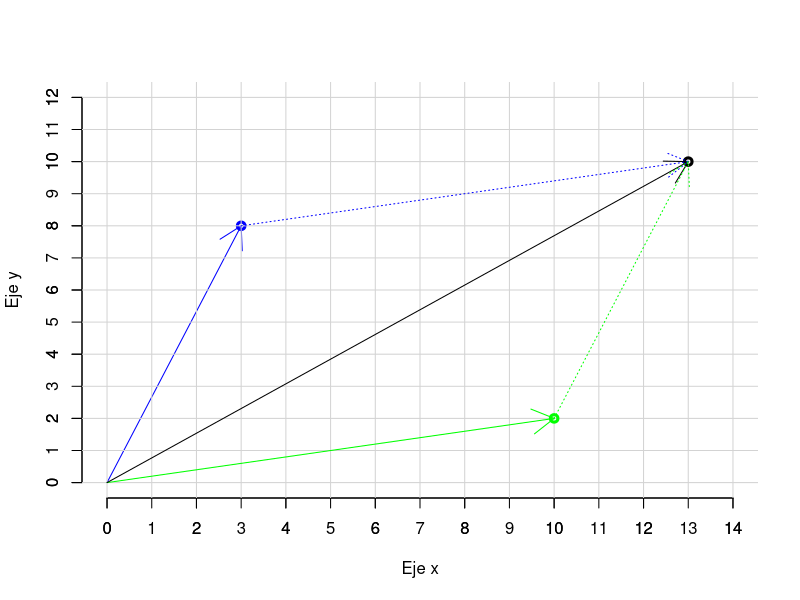

R code for this plot:


plot(3,8, xlim=c(0,14), ylim=c(0,12), xlab="Eje x", ylab="Eje y", lwd=3, col="blue", bty="n")
axis(side = 1, 0:14)
axis(side = 2, 0:12)
arrows(0,0,3,8,col="blue")
abline(h = pretty(0:12, 12), v = pretty(0:14, 14), col = "lightgray")


points(10,2,lwd=3,col="green")
arrows(0,0,10,2,col="green")

points(13,10,lwd=3,col="black")
arrows(0,0,13,10,col="black")

arrows(3,8,13,10,col="blue",lty=3)
arrows(10,2,13,10,col="green",lty=3)